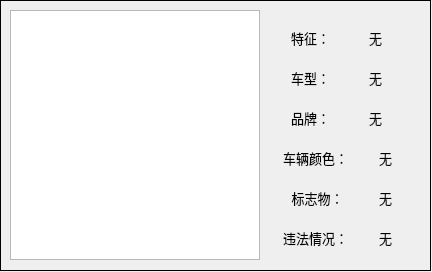
<?xml version="1.0" encoding="UTF-8"?>
<ui version="4.0">
 <class>showImg</class>
 <widget class="QDialog" name="showImg">
  <property name="geometry">
   <rect>
    <x>0</x>
    <y>0</y>
    <width>432</width>
    <height>272</height>
   </rect>
  </property>
  <property name="windowTitle">
   <string>车辆信息</string>
  </property>
  <property name="windowIcon">
   <iconset>
    <normaloff>Resources/logo.ico</normaloff>Resources/logo.ico</iconset>
  </property>
  <widget class="QGraphicsView" name="graphicsView">
   <property name="geometry">
    <rect>
     <x>10</x>
     <y>10</y>
     <width>250</width>
     <height>250</height>
    </rect>
   </property>
   <property name="styleSheet">
    <string notr="true">image: url(:/CIT/Resources/car.png);</string>
   </property>
  </widget>
  <widget class="QLabel" name="Label_1_3">
   <property name="geometry">
    <rect>
     <x>290</x>
     <y>70</y>
     <width>41</width>
     <height>16</height>
    </rect>
   </property>
   <property name="font">
    <font>
     <family>黑体</family>
     <pointsize>10</pointsize>
     <weight>50</weight>
     <italic>false</italic>
     <bold>false</bold>
    </font>
   </property>
   <property name="text">
    <string>车型：</string>
   </property>
   <property name="alignment">
    <set>Qt::AlignCenter</set>
   </property>
  </widget>
  <widget class="QLabel" name="Label_W1_5">
   <property name="geometry">
    <rect>
     <x>330</x>
     <y>110</y>
     <width>91</width>
     <height>16</height>
    </rect>
   </property>
   <property name="font">
    <font>
     <family>黑体</family>
     <pointsize>10</pointsize>
     <weight>50</weight>
     <italic>false</italic>
     <bold>false</bold>
    </font>
   </property>
   <property name="text">
    <string>无</string>
   </property>
   <property name="alignment">
    <set>Qt::AlignCenter</set>
   </property>
  </widget>
  <widget class="QLabel" name="Label_W1_2">
   <property name="geometry">
    <rect>
     <x>350</x>
     <y>150</y>
     <width>71</width>
     <height>16</height>
    </rect>
   </property>
   <property name="font">
    <font>
     <family>黑体</family>
     <pointsize>10</pointsize>
     <weight>50</weight>
     <italic>false</italic>
     <bold>false</bold>
    </font>
   </property>
   <property name="text">
    <string>无</string>
   </property>
   <property name="alignment">
    <set>Qt::AlignCenter</set>
   </property>
  </widget>
  <widget class="QLabel" name="Label_1_1">
   <property name="geometry">
    <rect>
     <x>290</x>
     <y>30</y>
     <width>41</width>
     <height>16</height>
    </rect>
   </property>
   <property name="font">
    <font>
     <family>黑体</family>
     <pointsize>10</pointsize>
     <weight>50</weight>
     <italic>false</italic>
     <bold>false</bold>
    </font>
   </property>
   <property name="text">
    <string>特征：</string>
   </property>
   <property name="alignment">
    <set>Qt::AlignCenter</set>
   </property>
  </widget>
  <widget class="QLabel" name="Label_1_9">
   <property name="geometry">
    <rect>
     <x>280</x>
     <y>190</y>
     <width>75</width>
     <height>16</height>
    </rect>
   </property>
   <property name="font">
    <font>
     <family>黑体</family>
     <pointsize>10</pointsize>
     <weight>50</weight>
     <italic>false</italic>
     <bold>false</bold>
    </font>
   </property>
   <property name="text">
    <string>标志物：</string>
   </property>
   <property name="alignment">
    <set>Qt::AlignCenter</set>
   </property>
  </widget>
  <widget class="QLabel" name="Label_1_11">
   <property name="geometry">
    <rect>
     <x>280</x>
     <y>230</y>
     <width>71</width>
     <height>16</height>
    </rect>
   </property>
   <property name="font">
    <font>
     <family>黑体</family>
     <pointsize>10</pointsize>
     <weight>50</weight>
     <italic>false</italic>
     <bold>false</bold>
    </font>
   </property>
   <property name="text">
    <string>违法情况：</string>
   </property>
   <property name="alignment">
    <set>Qt::AlignCenter</set>
   </property>
  </widget>
  <widget class="QLabel" name="Label_W1_1">
   <property name="geometry">
    <rect>
     <x>350</x>
     <y>30</y>
     <width>51</width>
     <height>16</height>
    </rect>
   </property>
   <property name="font">
    <font>
     <family>黑体</family>
     <pointsize>10</pointsize>
     <weight>50</weight>
     <italic>false</italic>
     <bold>false</bold>
    </font>
   </property>
   <property name="text">
    <string>无</string>
   </property>
   <property name="alignment">
    <set>Qt::AlignCenter</set>
   </property>
  </widget>
  <widget class="QLabel" name="Label_W1_6">
   <property name="geometry">
    <rect>
     <x>350</x>
     <y>230</y>
     <width>71</width>
     <height>16</height>
    </rect>
   </property>
   <property name="font">
    <font>
     <family>黑体</family>
     <pointsize>10</pointsize>
     <weight>50</weight>
     <italic>false</italic>
     <bold>false</bold>
    </font>
   </property>
   <property name="text">
    <string>无</string>
   </property>
   <property name="alignment">
    <set>Qt::AlignCenter</set>
   </property>
  </widget>
  <widget class="QLabel" name="Label_1_5">
   <property name="geometry">
    <rect>
     <x>280</x>
     <y>110</y>
     <width>61</width>
     <height>16</height>
    </rect>
   </property>
   <property name="font">
    <font>
     <family>黑体</family>
     <pointsize>10</pointsize>
     <weight>50</weight>
     <italic>false</italic>
     <bold>false</bold>
    </font>
   </property>
   <property name="text">
    <string>品牌：</string>
   </property>
   <property name="alignment">
    <set>Qt::AlignCenter</set>
   </property>
  </widget>
  <widget class="QLabel" name="Label_W1_4">
   <property name="geometry">
    <rect>
     <x>350</x>
     <y>190</y>
     <width>71</width>
     <height>16</height>
    </rect>
   </property>
   <property name="font">
    <font>
     <family>黑体</family>
     <pointsize>10</pointsize>
     <weight>50</weight>
     <italic>false</italic>
     <bold>false</bold>
    </font>
   </property>
   <property name="text">
    <string>无</string>
   </property>
   <property name="alignment">
    <set>Qt::AlignCenter</set>
   </property>
  </widget>
  <widget class="QLabel" name="Label_1_7">
   <property name="geometry">
    <rect>
     <x>280</x>
     <y>150</y>
     <width>71</width>
     <height>16</height>
    </rect>
   </property>
   <property name="font">
    <font>
     <family>黑体</family>
     <pointsize>10</pointsize>
     <weight>50</weight>
     <italic>false</italic>
     <bold>false</bold>
    </font>
   </property>
   <property name="text">
    <string>车辆颜色：</string>
   </property>
   <property name="alignment">
    <set>Qt::AlignCenter</set>
   </property>
  </widget>
  <widget class="QLabel" name="Label_W1_3">
   <property name="geometry">
    <rect>
     <x>330</x>
     <y>70</y>
     <width>91</width>
     <height>16</height>
    </rect>
   </property>
   <property name="font">
    <font>
     <family>黑体</family>
     <pointsize>10</pointsize>
     <weight>50</weight>
     <italic>false</italic>
     <bold>false</bold>
    </font>
   </property>
   <property name="text">
    <string>无</string>
   </property>
   <property name="alignment">
    <set>Qt::AlignCenter</set>
   </property>
  </widget>
  <widget class="QLabel" name="label_1">
   <property name="geometry">
    <rect>
     <x>0</x>
     <y>0</y>
     <width>431</width>
     <height>271</height>
    </rect>
   </property>
   <property name="autoFillBackground">
    <bool>false</bool>
   </property>
   <property name="styleSheet">
    <string notr="true">border-color: rgb(170, 255, 255);</string>
   </property>
   <property name="frameShape">
    <enum>QFrame::Box</enum>
   </property>
   <property name="text">
    <string/>
   </property>
  </widget>
  <zorder>label_1</zorder>
  <zorder>graphicsView</zorder>
  <zorder>Label_1_3</zorder>
  <zorder>Label_W1_5</zorder>
  <zorder>Label_W1_2</zorder>
  <zorder>Label_1_1</zorder>
  <zorder>Label_1_9</zorder>
  <zorder>Label_1_11</zorder>
  <zorder>Label_W1_1</zorder>
  <zorder>Label_W1_6</zorder>
  <zorder>Label_1_5</zorder>
  <zorder>Label_W1_4</zorder>
  <zorder>Label_1_7</zorder>
  <zorder>Label_W1_3</zorder>
 </widget>
 <layoutdefault spacing="6" margin="11"/>
 <resources/>
 <connections/>
</ui>
